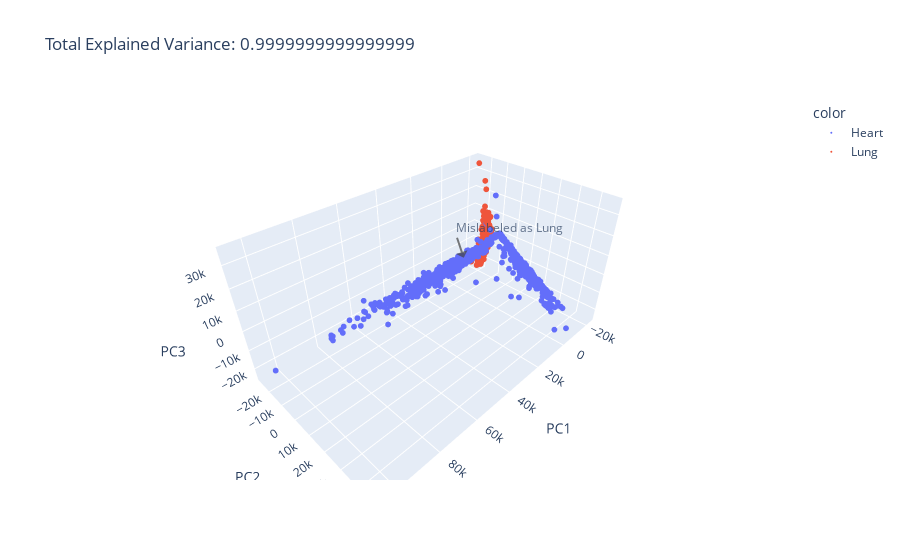

This figure's notebook cell:
### Markdown cell above
# Visualize the mislabeled point with PCA
Every dot on the PC1,PC2,PC3 plot below was correctly labeled with only one exception. Notice the points that are correctly predicted, despite clustering together with the incorrect class, per PCA. This is likely explained by PCA's difficulty with discerning non-linear relationships, with which neural nets excel.

### Code cell
from plotly.offline import init_notebook_mode
init_notebook_mode(connected = True)

import plotly.express as px
import plotly.graph_objects as go
var = pca.explained_variance_ratio_.sum()
fig = go.Figure()
fig = px.scatter_3d(components, x=0, y=1, z=2, color=df['SMTS'],
                    title=f'Total Explained Variance: {var}',
                    labels={'0':'PC1', '1':'PC2', '2':'PC3'}
                   )
fig.update_layout(
    scene=dict(
        xaxis=dict(type="linear"),
        yaxis=dict(type="linear"),
        zaxis=dict(type="linear"),
        annotations=[
        dict(
            showarrow=True,
            x=pc1,
            y=pc2,
            z=pc3,
            text=f"Mislabeled as {observed_class}",
            xanchor="left",
            xshift=0,
            opacity=0.7)
         ]
    ),
)
'''
temp1 = fig.data[0].hovertemplate
fig.update_traces(hovertemplate = temp1 + '<br>' + "Category: %{customdata[0]}")

fig.add_annotation(x=pc1, y=pc2, z=pc3,
            text="Mislabeled as Blood Vessel",
            showarrow=True,
            arrowhead=1)
'''
fig.update_traces( marker={'size':2})
fig.show()

### Figure 1 — Plotly figure (JSON) as saved in the notebook; plotly's stock layout.template omitted (floating-point values rounded to 4 significant figures; data arrays with more than 128 entries replaced by an {"elided": "..."} marker saying what was removed)
{"data": [{"hovertemplate": "color=Heart<br>PC1=%{x}<br>PC2=%{y}<br>PC3=%{z}<extra></extra>", "legendgroup": "Heart", "marker": {"color": "#636efa", "size": 2, "symbol": "circle"}, "mode": "markers", "name": "Heart", "scene": "scene", "showlegend": true, "type": "scatter3d", "x": {"elided": "861 float values"}, "y": {"elided": "861 float values"}, "z": {"elided": "861 float values"}}, {"hovertemplate": "color=Lung<br>PC1=%{x}<br>PC2=%{y}<br>PC3=%{z}<extra></extra>", "legendgroup": "Lung", "marker": {"color": "#EF553B", "size": 2, "symbol": "circle"}, "mode": "markers", "name": "Lung", "scene": "scene", "showlegend": true, "type": "scatter3d", "x": {"elided": "578 float values"}, "y": {"elided": "578 float values"}, "z": {"elided": "578 float values"}}], "layout": {"legend": {"title": {"text": "color"}, "tracegroupgap": 0}, "scene": {"annotations": [{"opacity": 0.7, "showarrow": true, "text": "Mislabeled as Lung", "x": 13220.0, "xanchor": "left", "xshift": 0, "y": -1682.0, "z": 3972.0}], "domain": {"x": [0, 1], "y": [0, 1]}, "xaxis": {"title": {"text": "PC1"}, "type": "linear"}, "yaxis": {"title": {"text": "PC2"}, "type": "linear"}, "zaxis": {"title": {"text": "PC3"}, "type": "linear"}}, "title": {"text": "Total Explained Variance: 0.9999999999999999"}}}
